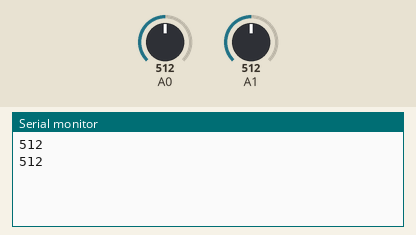
Recording of a sketch running on a simulated Arduino Uno, built with avr-gcc and run on an emulated ATmega328P. Parts: the last lines printed to the serial monitor. The test bench sets the inputs (shaded band); at power-on: A0 = 512, A1 = 512.

Above: at 1.2 s.
1.3 s: A0 set to 716
At 2.5 s:
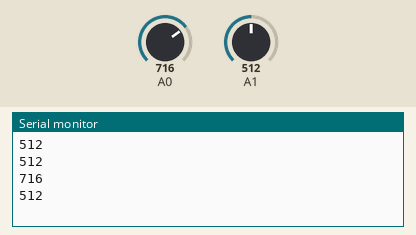
2.8 s: A1 set to 306
At 3.6 s:
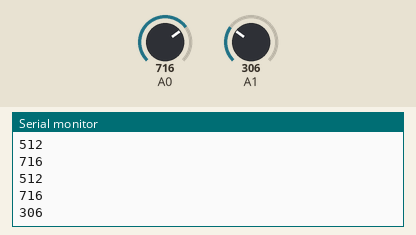
4.3 s: A0 set to 900
5.8 s: A1 set to 122
At 6.3 s:
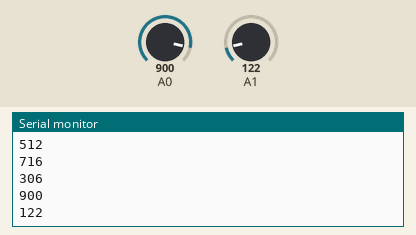
Timing chart, 0 to 8.3 s (numbered marks = the images above; inputs shaded):
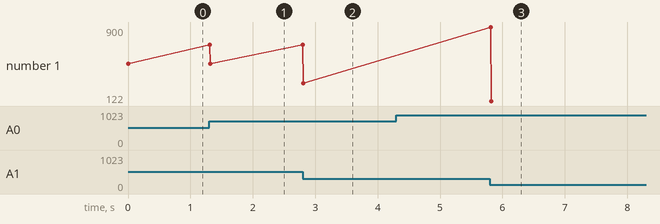

Measured:
- after the input at 1.3 s, the serial monitor: prints a new line at once (image 1)
- after the input at 2.8 s, the serial monitor: prints a new line at once (image 2)
- after the input at 5.8 s, the serial monitor: prints a new line at once (image 3)
- plotted number 1: 512 → 306 after the input at 2.8 s, 306 → 122 after the input at 5.8 s

The sketch:

microphone.ino
```cpp
int sensor1_value = 0;
int sensor2_value = 0;
int previous_value1 = 100;
int previous_value2 = 100;
int threshold = 5;
void setup() {
Serial.begin(9600); // setup serial
}
//Sensor 1 turned anticlockwise
//Sensor 2 turned clockwise
void loop() {
sensor1_value = analogRead(A0);
sensor2_value = analogRead(A1);
if (sensor1_value >= previous_value1 + threshold) {
  Serial.println(sensor1_value);
  Serial.println(sensor2_value);
}
else if (sensor1_value <= previous_value1 - threshold) {
  Serial.println(sensor1_value);
  Serial.println(sensor2_value);
  delay(3000);
}
else if (sensor2_value >= previous_value2 + threshold) {
  Serial.println(sensor1_value);
  Serial.println(sensor2_value);
  delay(3000);
}
else if (sensor2_value <= previous_value2 - threshold) {
  Serial.println(sensor1_value);
  Serial.println(sensor2_value);
  delay(3000);
}
previous_value1 = sensor1_value;
previous_value2 = sensor2_value;
delay(10);
}
```
